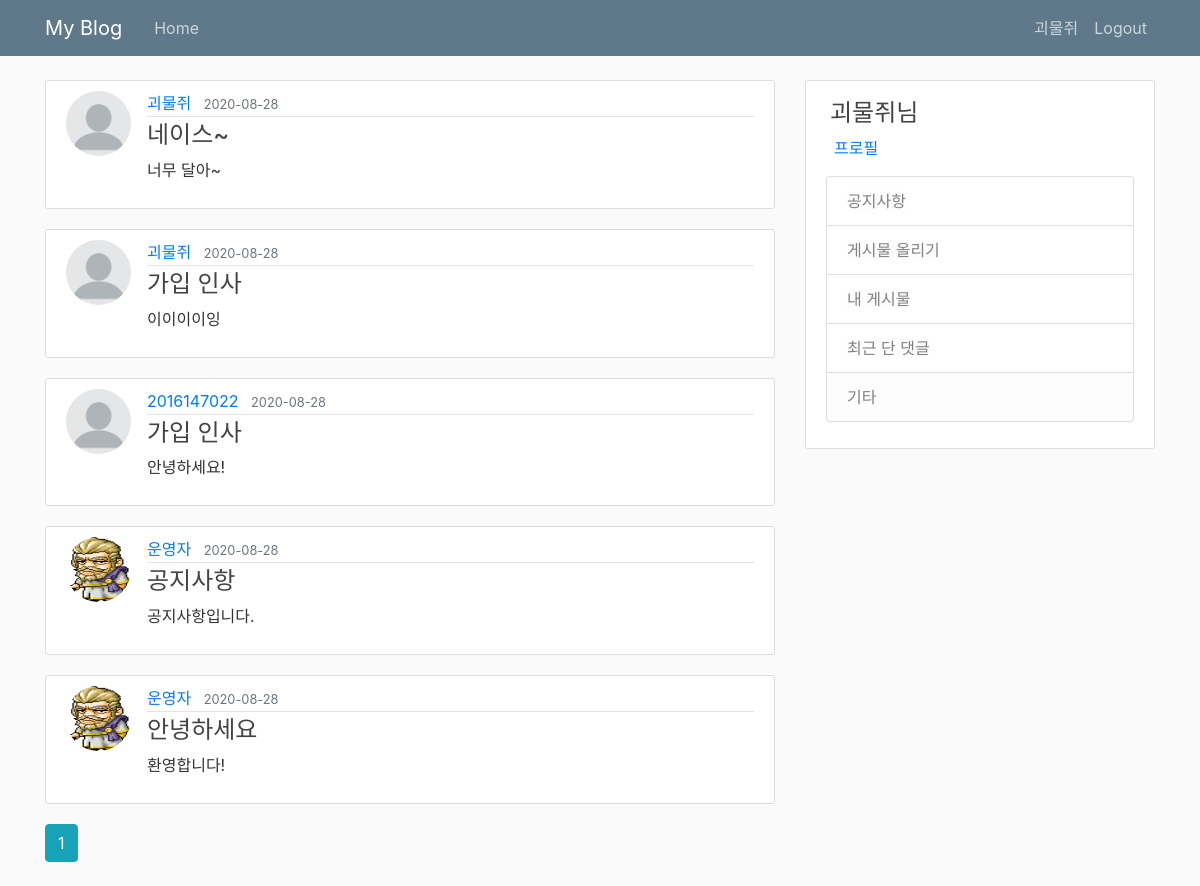
The page /index (signed in) on the database its author committed.
### flaskblog/models.py (models this page shows, shortened)
class User(db.Model, UserMixin):
    id = db.Column(db.Integer, primary_key=True)
    username = db.Column(db.String(20), unique=True, nullable=False)
    email = db.Column(db.String(120), unique=True, nullable=False)
    password = db.Column(db.String(60), nullable=False)
    image_file = db.Column(db.String(20), nullable=False, default='default.png')
    posts = db.relationship('Post', backref='author', lazy=True)
    comment = db.relationship('Comment', backref='writer', lazy=True)

class Post(db.Model):
    id = db.Column(db.Integer, primary_key=True)
    title = db.Column(db.String(100), nullable=False)
    content = db.Column(db.Text, nullable=False)
    date_posted = db.Column(db.DateTime, nullable=False, default=datetime.utcnow)
    image_files = db.Column(db.PickleType)
    user_id = db.Column(db.Integer, db.ForeignKey('user.id'), nullable=False)
    comments = db.relationship('Comment', backref='article', lazy=True)

### flaskblog/main/views.py (the view)
@main.route('/')
@main.route('/index')
def index():
    page = request.args.get('page', 1, type=int) # page 기본값 1로 설정
    posts = Post.query.order_by(Post.date_posted.desc()).paginate(page=page, per_page=5) # page: 페이지 숫자, per_page: 한 페이지 당 item 수
    return render_template('index.html', posts=posts)

### flaskblog/models.py (called while the page is built)
@login_manager.user_loader
def load_user(user_id):
    return User.query.get(int(user_id))

### flaskblog/templates/index.html
{% extends "layout.html" %}
{% block content %}
    {% for post in posts.items %}
        <article class="media content-section">
            <img class="rounded-circle article-img" src="{{ url_for('static', filename='img/' + post.author.image_file )}}" alt="profile image">
            <div class="media-body">
                <div class="article-metadata">
                    <a class="mr-2" href="{{ url_for('users.user_posts', username=post.author.username) }}">{{ post.author.username }}</a>
                    <small class="text-muted">{{ post.date_posted.strftime('%Y-%m-%d') }}</small>
                </div>
                <h4><a class="article-title" href="{{ url_for('posts.post', post_id=post.id) }}">{{ post.title }}</a></h4>
                <p class="article-content">{{ post.content }}</p>
            </div>
        </article>
    {% endfor %}
    {% for page in posts.iter_pages(left_edge=1, right_edge=1, left_current=2, right_current=3) %}
        {% if page %}
            {% if page == posts.page %}
                <a class="btn btn-info mb-4" href="{{ url_for('main.index', page=page) }}">{{ page }}</a>
            {% else %}
                <a class="btn btn-outline-info mb-4" href="{{ url_for('main.index', page=page) }}">{{ page }}</a>
            {% endif %}
        {% else %}
            ...
        {% endif %}
    {% endfor %}
{% endblock content %}

### flaskblog/templates/layout.html (shortened to what this page needs)
<!DOCTYPE html>
<html lang="ko">
<head>
    <link rel="stylesheet" href="https://maxcdn.bootstrapcdn.com/bootstrap/4.0.0/css/bootstrap.min.css">
    <link rel="stylesheet" type="text/css" href="{{ url_for('static', filename='style.css') }}">
</head>
<body>
    <header class="site-header">
      <nav class="navbar navbar-expand-md navbar-dark bg-steel fixed-top">
        <div class="container">
          <a class="navbar-brand mr-4" href="/">My Blog</a>
          <div class="collapse navbar-collapse" id="navbarToggle">
            <div class="navbar-nav mr-auto">
              <a class="nav-item nav-link" href="{{ url_for('main.index') }}">Home</a>
            </div>
            <div class="navbar-nav">
              {% if current_user.is_authenticated %}
                <a class="nav-item nav-link" href="{{ url_for('users.account') }}">{{ current_user.username }}</a>
                <a class="nav-item nav-link" href="{{ url_for('users.logout') }}">Logout</a>
              {% else %}
                <a class="nav-item nav-link" href="{{ url_for('users.login') }}">Login</a>
                <a class="nav-item nav-link" href="{{ url_for('users.register') }}">Register</a>
              {% endif %}
            </div>
          </div>
        </div>
      </nav>
    </header>
    <main role="main" class="container">
      <div class="row">
        <div class="col-md-8">
          {% block content %}{% endblock %}
        </div>
        <div class="col-md-4">
          <div class="content-section">
            {% if current_user.is_authenticated %}
            <h4 class="mt-2 ml-1">{{ current_user.username }}님</h4>
            <p class="text-muted">
              <a class="ml-2" id="content-section" href="{{ url_for('users.account') }}">프로필</a>
              <ul class="list-group">
                <li class="list-group-item"><a class="list-group-item-light" id="content-section" href="{{ url_for('posts.post', post_id=2) }}">공지사항</a></li>
                <li class="list-group-item"><a class="list-group-item-light" id="content-section" href="{{ url_for('posts.create_post') }}">게시물 올리기</a></li>
                <li class="list-group-item"><a class="list-group-item-light" id="content-section" href="{{ url_for('users.user_posts', username=current_user.username) }}">내 게시물</a></li>
                <li class="list-group-item"><a class="list-group-item-light" id="content-section" href="{{ url_for('users.posts_comment') }}">최근 단 댓글</a></li>
                <li class="list-group-item list-group-item-light">기타</li>
              </ul>
            </p>
            {% endif %}
          </div>
        </div>
      </div>
    </main>
</body>
</html>

### flaskblog/static/style.css (style rules this page uses)
body { background: #fafafa; color: #333333; margin-top: 5rem; }
h1, h2, h3, h4, h5, h6 { color: #444444; }
.bg-steel { background-color: #5f788a; }
.site-header .navbar-nav .nav-link { color: #cbd5db; }
.content-section { background: #ffffff; padding: 10px 20px; border: 1px solid #dddddd; border-radius: 3px; margin-bottom: 20px; }
.article-title { color: #444444; }
.article-content { white-space: pre-line; }
.article-img { height: 65px; width: 65px; margin-right: 16px; }
.article-metadata { padding-bottom: 1px; margin-bottom: 4px; border-bottom: 1px solid #e3e3e3 }

### rows shown on the page
User: username "괴물쥐"
Post: image_file (placeholder picture), author.username "괴물쥐", date_posted "2020-08-28", title "네이스~", content "너무 달아~"
Post: image_file (placeholder picture), author.username "괴물쥐", date_posted "2020-08-28", title "가입 인사", content "이이이이잉"
Post: image_file (placeholder picture), author.username "2016147022", date_posted "2020-08-28", title "가입 인사", content "안녕하세요!"
Post: image_file (picture), author.username "운영자", date_posted "2020-08-28", title "공지사항", content "공지사항입니다."
Post: image_file (picture), author.username "운영자", date_posted "2020-08-28", title "안녕하세요", content "환영합니다!"

### other values the page prints
{{ page }} "1"
